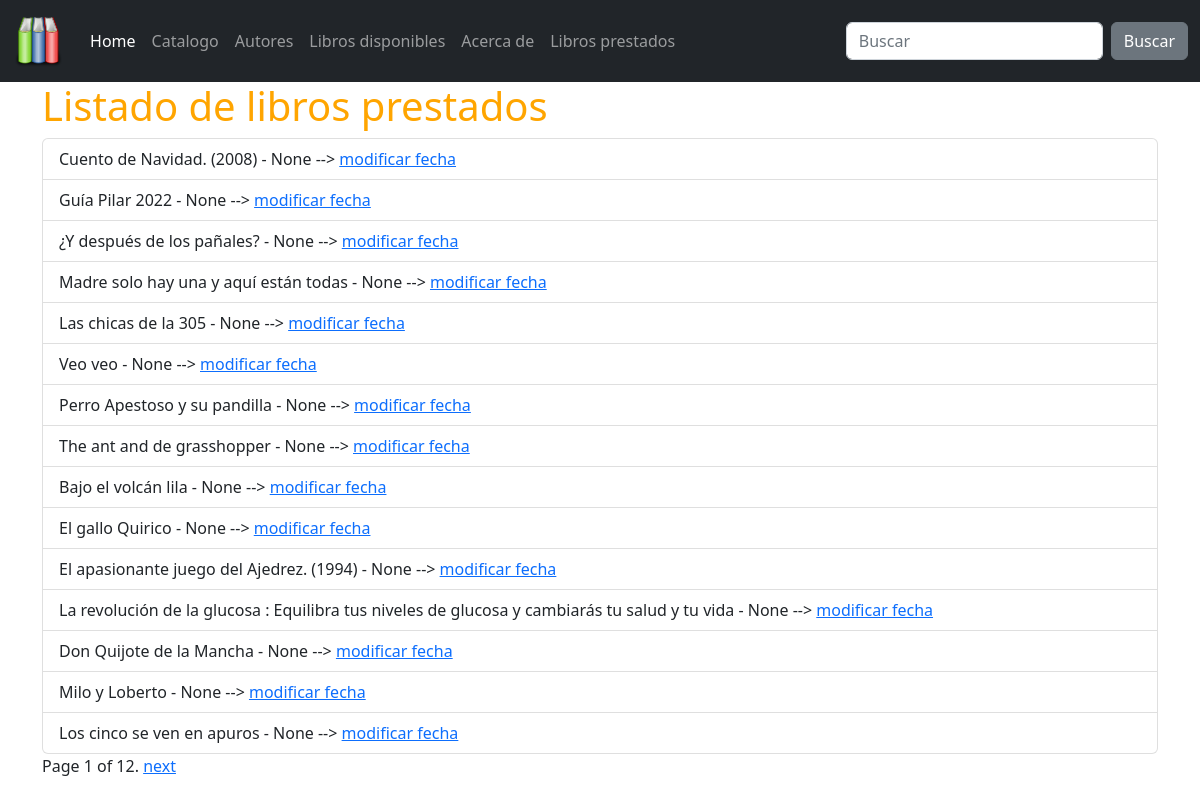
Before: /catalogo/libros-prestados/ with the older database file.
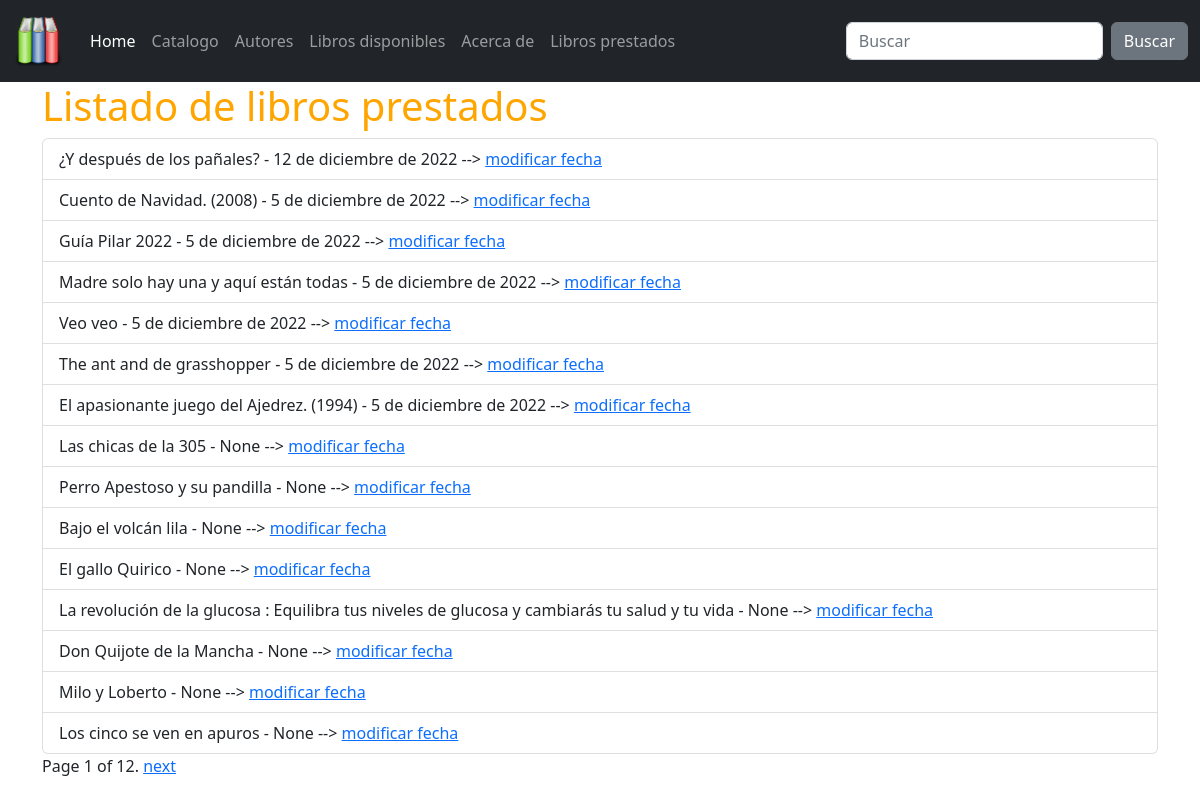
After: the same page with the newer database file.
### catalog/models.py (models this page shows, shortened)
class BookInstance(models.Model):
    id = models.UUIDField(primary_key=True, default=uuid.uuid4, help_text="ID único para este libro particular en toda la biblioteca")
    book = models.ForeignKey('Book', on_delete=models.SET_NULL, null=True)
    imprint = models.CharField(max_length=200)
    due_back = models.DateField(null=True, blank=True)
    LOAN_STATUS = (
        ('m', 'Maintenance'),
        ('o', 'On loan'),
        ('a', 'Available'),
        ('r', 'Reserved'),
    )
    status = models.CharField(
        max_length=1,
        choices=LOAN_STATUS,
        blank=True,
        default='m',
        help_text='Disponibilidad del libro'
    )
    class Meta:
        ordering = ["due_back"]

class Book(models.Model):
    title = models.CharField(max_length=200)
    author = models.ForeignKey('Author',
        on_delete=models.SET_NULL, # que pasa si borramos el autor?
        null=True)  # puede ser nulo?
    summary = models.TextField(
        max_length=1000,
        help_text='Enter a brief description of the book',
        blank=True)
    isbn = models.CharField(
        'ISBN',
        max_length=13,
        help_text='13 Character <a href="https://www.isbn-international.org/content/what-isbn">ISBN number</a>')
    genre = models.ManyToManyField('Genre',
        help_text='Select a genre for this book')
    language = models.ForeignKey('Language', on_delete=models.SET_NULL, null=True)

### catalog/views.py (the view)
# urls.py: path('libros-prestados/', LoanedBooksByUserListView.as_view(), name='libros-prestados'),
class LoanedBooksByUserListView(ListView):
    model = BookInstance
    template_name = 'catalog/book_borrowed.html'
    paginate_by = 15
    def get_queryset(self):
        return BookInstance.objects.filter(status__exact='o').order_by('-due_back')

### catalog/templates/catalog/book_borrowed.html (shortened to what this page needs)
{% extends 'base.html' %}
{% block content %}
<h1>Listado de libros prestados</h1>
<ul class="list-group">
    {% for libro in bookinstance_list %}
    <li class="list-group-item">{{ libro.book.title }} - {{ libro.due_back }} -->
        <a href="{% url 'renovar-fecha' libro.id %}">modificar fecha</a>
    </li>
    {% endfor %}
</ul>
{% if is_paginated %}
<div class="pagination">
    <span class="page-links">
        <span class="page-current">
            Page {{ page_obj.number }} of {{ page_obj.paginator.num_pages }}.
        </span>
        {% if page_obj.has_next %}
        <a href="{{ request.path }}?page={{ page_obj.next_page_number }}">next</a>
        {% endif %}
    </span>
</div>
{% endif %} {% endblock %}

### catalog/templates/base.html (shortened to what this page needs)
{% load static %}
<!doctype html>
<html lang="es">
<head>
  <link href="https://cdn.jsdelivr.net/npm/bootstrap@5.2.2/dist/css/bootstrap.min.css" rel="stylesheet"
>
  <link rel="stylesheet" href="{% static 'css/custom_styles.css' %}">
</head>
<body>
  {% include "includes/nav.html" %}
  <div class="container">
  {% block content %}{% endblock %}
  </div>
</body>
</html>

### catalog/templates/includes/nav.html (shortened to what this page needs)
{% load static %}
<nav class="navbar navbar-expand-lg navbar-dark bg-dark">
    <div class="container-fluid">
      <a class="navbar-brand" href="/"><img src="{% static 'img/libros.svg' %}" height="56px" alt="Library"></a>
      <div class="collapse navbar-collapse" id="navbarColor01">
        <ul class="navbar-nav me-auto">
          <li class="nav-item">
            <a class="nav-link active" href="#">Home
            </a>
          </li>
          <li class="nav-item">
            <a class="nav-link" href="/catalogo">Catalogo</a>
          </li>
          <li class="nav-item">
            <a class="nav-link" href="{% url 'autores' %}">Autores</a>
          </li>
          <li class="nav-item">
            <a class="nav-link" href="{% url 'libros' %}">Libros disponibles</a>
          </li>
          <li class="nav-item">
            <a class="nav-link" href="{% url 'acercade' %}">Acerca de</a>
          </li>
          <li class="nav-item">
            <a class="nav-link" href="{% url 'libros-prestados' %}">Libros prestados</a>
          </li>
        </ul>
        <form class="d-flex" action="{% url 'buscar' %}">
          <input class="form-control me-sm-2" type="text"
            name="q" placeholder="Buscar" {% if busqueda %} value="{{busqueda}}" {% endif %}
            required >
          <button class="btn btn-secondary my-2 my-sm-0" type="submit">Buscar</button>
        </form>
      </div>
    </div>
  </nav>

### catalog/static/css/custom_styles.css (style rules this page uses)
h1 { color: orange; }

Changed rows visible on the page:
changed BookInstance "¿Y después de los pañales?": due_back "None" → "12 de diciembre de 2022"; moves up the list
changed BookInstance "Cuento de Navidad. (2008)": due_back "None" → "5 de diciembre de 2022"
changed BookInstance "Guía Pilar 2022": due_back "None" → "5 de diciembre de 2022"
changed BookInstance "Madre solo hay una y aquí están todas": due_back "None" → "5 de diciembre de 2022"
changed BookInstance "Veo veo": due_back "None" → "5 de diciembre de 2022"; moves up the list
changed BookInstance "The ant and de grasshopper": due_back "None" → "5 de diciembre de 2022"; moves up the list
changed BookInstance "El apasionante juego del Ajedrez. (1994)": due_back "None" → "5 de diciembre de 2022"; moves up the list
